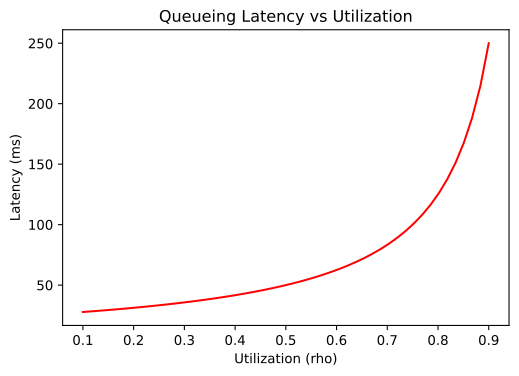

Python code for this plot:
import os
import numpy as np
import matplotlib.pyplot as plt
fig, ax = plt.subplots(figsize=(6, 4))
rho = np.linspace(0.1, 0.9, 50)
latency = 1 / (40 - 40*rho)
ax.plot(rho, latency * 1000, color='red')
ax.set_xlabel('Utilization (rho)')
ax.set_ylabel('Latency (ms)')
ax.set_title('Queueing Latency vs Utilization')
out_path = os.environ.get('VISUAL_OUT_PATH', 'out.svg')
fig.savefig(out_path, format='svg', bbox_inches='tight')
plt.close(fig)
